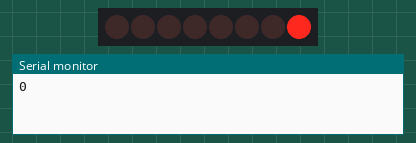
Simulated run of this sketch. Board: Arduino Uno, built with avr-gcc and run on an emulated ATmega328P. Shown: 8 shift-register outputs drawn as a row of LEDs (first output left, lit = HIGH), the last lines printed to the serial monitor. Wiring (inferred from the names in the program): shift register (74HC595): data pin 12; shift clock pin 10; latch pin 11. Wiring (inferred from the signals the program sends): row of LEDs: on Q0, Q1, Q2, Q3, Q4, Q5, Q6, Q7.

Above: at 0.37 s.
At 5.13 s:
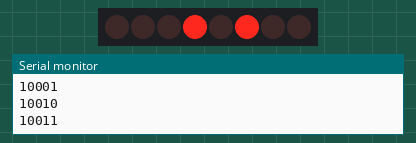
At 10.13 s:
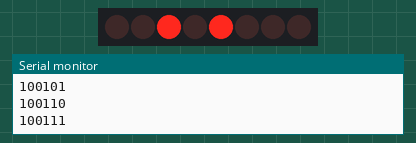
At 19.9 s:
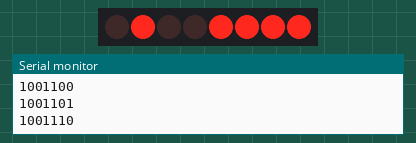
At 29.67 s:
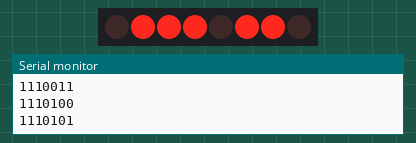
At 39.69 s:
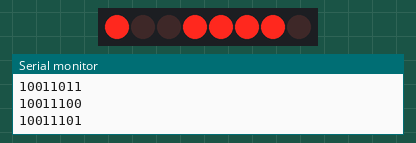
Timing chart, 0 to 40.0 s (numbered marks = the images above):
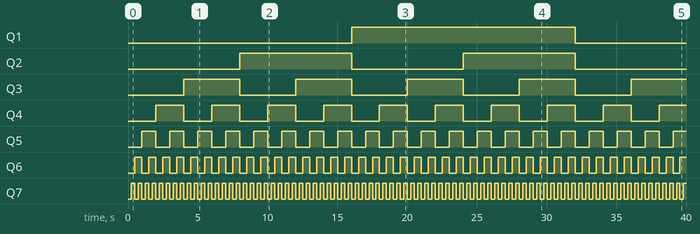

Measured:
- by itself, Q1: LOW → HIGH at 16.0 s, → LOW 16.0 s later
- by itself, Q2: alternates HIGH for 8.0 s and LOW for 8.0 s
- by itself, Q3: alternates HIGH for 4.0 s and LOW for 4.0 s
- by itself, Q4: alternates HIGH for 2.0 s and LOW for 2.0 s
- by itself, Q5: alternates HIGH for 1.0 s and LOW for 1.0 s
- by itself, Q6: alternates HIGH for 0.50 s and LOW for 0.50 s
- by itself, Q7: alternates HIGH for 0.25 s and LOW for 0.25 s

The sketch:

Lesson43_New_Ard.ino
```cpp
int latchPin = 11;
int clockPin=10;
int dataPin=12;

byte LEDs = 0b00000000;

int DT=250;

void setup() {
  // put your setup code here, to run once:
Serial.begin(9600);
pinMode(latchPin,OUTPUT);
pinMode(dataPin,OUTPUT);
pinMode(clockPin,OUTPUT);

}

void loop() {
  // put your main code here, to run repeatedly:

digitalWrite(latchPin,LOW);
shiftOut(dataPin, clockPin, LSBFIRST, LEDs);
digitalWrite(latchPin,HIGH);

delay(DT);
Serial.println(LEDs,BIN);
LEDs=LEDs+1;
}
```
